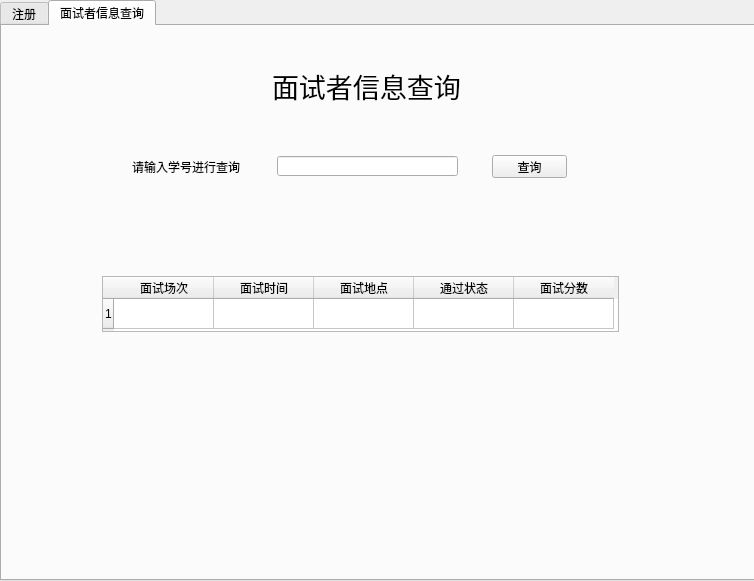
<?xml version="1.0" encoding="UTF-8"?>
<ui version="4.0">
 <class>Dialog_interviewee</class>
 <widget class="QDialog" name="Dialog_interviewee">
  <property name="geometry">
   <rect>
    <x>0</x>
    <y>0</y>
    <width>754</width>
    <height>581</height>
   </rect>
  </property>
  <property name="windowTitle">
   <string>Dialog</string>
  </property>
  <widget class="QTabWidget" name="tabWidget">
   <property name="geometry">
    <rect>
     <x>0</x>
     <y>0</y>
     <width>761</width>
     <height>581</height>
    </rect>
   </property>
   <property name="currentIndex">
    <number>1</number>
   </property>
   <widget class="QWidget" name="tab">
    <attribute name="title">
     <string>注册</string>
    </attribute>
    <widget class="QWidget" name="verticalLayoutWidget">
     <property name="geometry">
      <rect>
       <x>120</x>
       <y>80</y>
       <width>160</width>
       <height>391</height>
      </rect>
     </property>
     <layout class="QVBoxLayout" name="verticalLayout">
      <item>
       <widget class="QLabel" name="label">
        <property name="text">
         <string>姓名</string>
        </property>
       </widget>
      </item>
      <item>
       <widget class="QLineEdit" name="name"/>
      </item>
      <item>
       <widget class="QLabel" name="label_2">
        <property name="text">
         <string>学号</string>
        </property>
       </widget>
      </item>
      <item>
       <widget class="QLineEdit" name="student_id"/>
      </item>
      <item>
       <widget class="QLabel" name="label_3">
        <property name="text">
         <string>专业</string>
        </property>
       </widget>
      </item>
      <item>
       <widget class="QComboBox" name="major">
        <item>
         <property name="text">
          <string>计算机科学与技术</string>
         </property>
        </item>
        <item>
         <property name="text">
          <string>软件工程</string>
         </property>
        </item>
        <item>
         <property name="text">
          <string>信息安全</string>
         </property>
        </item>
        <item>
         <property name="text">
          <string>数字媒体技术</string>
         </property>
        </item>
        <item>
         <property name="text">
          <string>工业设计</string>
         </property>
        </item>
        <item>
         <property name="text">
          <string>产业设计</string>
         </property>
        </item>
       </widget>
      </item>
      <item>
       <widget class="QLabel" name="label_4">
        <property name="text">
         <string>专业班级</string>
        </property>
       </widget>
      </item>
      <item>
       <widget class="QLineEdit" name="class_num"/>
      </item>
      <item>
       <widget class="QLabel" name="label_5">
        <property name="text">
         <string>手机号</string>
        </property>
       </widget>
      </item>
      <item>
       <widget class="QLineEdit" name="phone"/>
      </item>
      <item>
       <widget class="QLabel" name="label_6">
        <property name="text">
         <string>籍贯</string>
        </property>
       </widget>
      </item>
      <item>
       <widget class="QLineEdit" name="birth_place"/>
      </item>
     </layout>
    </widget>
    <widget class="QWidget" name="verticalLayoutWidget_2">
     <property name="geometry">
      <rect>
       <x>440</x>
       <y>80</y>
       <width>160</width>
       <height>391</height>
      </rect>
     </property>
     <layout class="QVBoxLayout" name="verticalLayout_2">
      <item>
       <widget class="QLabel" name="label_7">
        <property name="text">
         <string>生日</string>
        </property>
       </widget>
      </item>
      <item>
       <widget class="QLineEdit" name="birthday"/>
      </item>
      <item>
       <widget class="QLabel" name="label_8">
        <property name="text">
         <string>兴趣爱好</string>
        </property>
       </widget>
      </item>
      <item>
       <widget class="QLineEdit" name="habit"/>
      </item>
      <item>
       <widget class="QLabel" name="label_12">
        <property name="text">
         <string>个人简介</string>
        </property>
       </widget>
      </item>
      <item>
       <widget class="QLineEdit" name="introduction"/>
      </item>
      <item>
       <widget class="QLabel" name="label_9">
        <property name="text">
         <string>第一志愿</string>
        </property>
       </widget>
      </item>
      <item>
       <widget class="QComboBox" name="first">
        <item>
         <property name="text">
          <string>办公室</string>
         </property>
        </item>
        <item>
         <property name="text">
          <string>人资部门</string>
         </property>
        </item>
        <item>
         <property name="text">
          <string>组织部</string>
         </property>
        </item>
        <item>
         <property name="text">
          <string>宣传部</string>
         </property>
        </item>
       </widget>
      </item>
      <item>
       <widget class="QLabel" name="label_10">
        <property name="text">
         <string>第二志愿</string>
        </property>
       </widget>
      </item>
      <item>
       <widget class="QComboBox" name="second">
        <item>
         <property name="text">
          <string>办公室</string>
         </property>
        </item>
        <item>
         <property name="text">
          <string>人资部门</string>
         </property>
        </item>
        <item>
         <property name="text">
          <string>组织部</string>
         </property>
        </item>
        <item>
         <property name="text">
          <string>宣传部</string>
         </property>
        </item>
       </widget>
      </item>
      <item>
       <widget class="QLabel" name="label_11">
        <property name="text">
         <string>是否接受调剂</string>
        </property>
       </widget>
      </item>
      <item>
       <widget class="QComboBox" name="is_subjective">
        <item>
         <property name="text">
          <string>是</string>
         </property>
        </item>
        <item>
         <property name="text">
          <string>否</string>
         </property>
        </item>
       </widget>
      </item>
     </layout>
    </widget>
    <widget class="QPushButton" name="register_button">
     <property name="geometry">
      <rect>
       <x>320</x>
       <y>510</y>
       <width>80</width>
       <height>26</height>
      </rect>
     </property>
     <property name="text">
      <string>注册</string>
     </property>
    </widget>
   </widget>
   <widget class="QWidget" name="tab_2">
    <attribute name="title">
     <string>面试者信息查询</string>
    </attribute>
    <widget class="QLabel" name="label_13">
     <property name="geometry">
      <rect>
       <x>270</x>
       <y>40</y>
       <width>191</width>
       <height>41</height>
      </rect>
     </property>
     <property name="font">
      <font>
       <family>方正剪纸繁体</family>
       <pointsize>20</pointsize>
      </font>
     </property>
     <property name="text">
      <string>面试者信息查询</string>
     </property>
     <property name="textFormat">
      <enum>Qt::RichText</enum>
     </property>
    </widget>
    <widget class="QLabel" name="label_14">
     <property name="geometry">
      <rect>
       <x>130</x>
       <y>133</y>
       <width>111</width>
       <height>16</height>
      </rect>
     </property>
     <property name="font">
      <font>
       <family>方正剪纸繁体</family>
      </font>
     </property>
     <property name="text">
      <string>请输入学号进行查询</string>
     </property>
    </widget>
    <widget class="QLineEdit" name="stu_id_line">
     <property name="geometry">
      <rect>
       <x>275</x>
       <y>130</y>
       <width>181</width>
       <height>20</height>
      </rect>
     </property>
    </widget>
    <widget class="QPushButton" name="search_information_button">
     <property name="geometry">
      <rect>
       <x>490</x>
       <y>129</y>
       <width>75</width>
       <height>23</height>
      </rect>
     </property>
     <property name="text">
      <string>查询</string>
     </property>
    </widget>
    <widget class="QTableWidget" name="session_table">
     <property name="geometry">
      <rect>
       <x>100</x>
       <y>250</y>
       <width>517</width>
       <height>56</height>
      </rect>
     </property>
     <row>
      <property name="text">
       <string>1</string>
      </property>
     </row>
     <column>
      <property name="text">
       <string>面试场次</string>
      </property>
     </column>
     <column>
      <property name="text">
       <string>面试时间</string>
      </property>
     </column>
     <column>
      <property name="text">
       <string>面试地点</string>
      </property>
     </column>
     <column>
      <property name="text">
       <string>通过状态</string>
      </property>
     </column>
     <column>
      <property name="text">
       <string>面试分数</string>
      </property>
     </column>
    </widget>
   </widget>
  </widget>
 </widget>
 <resources/>
 <connections/>
</ui>
